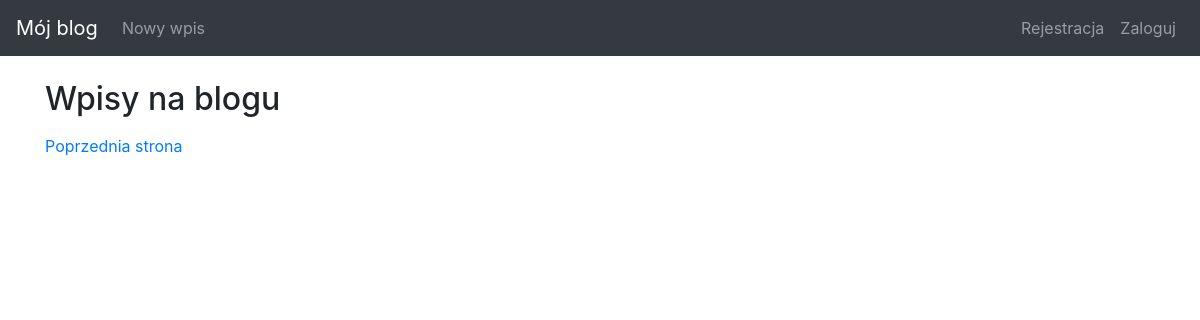
The app's page /page/6, older data.
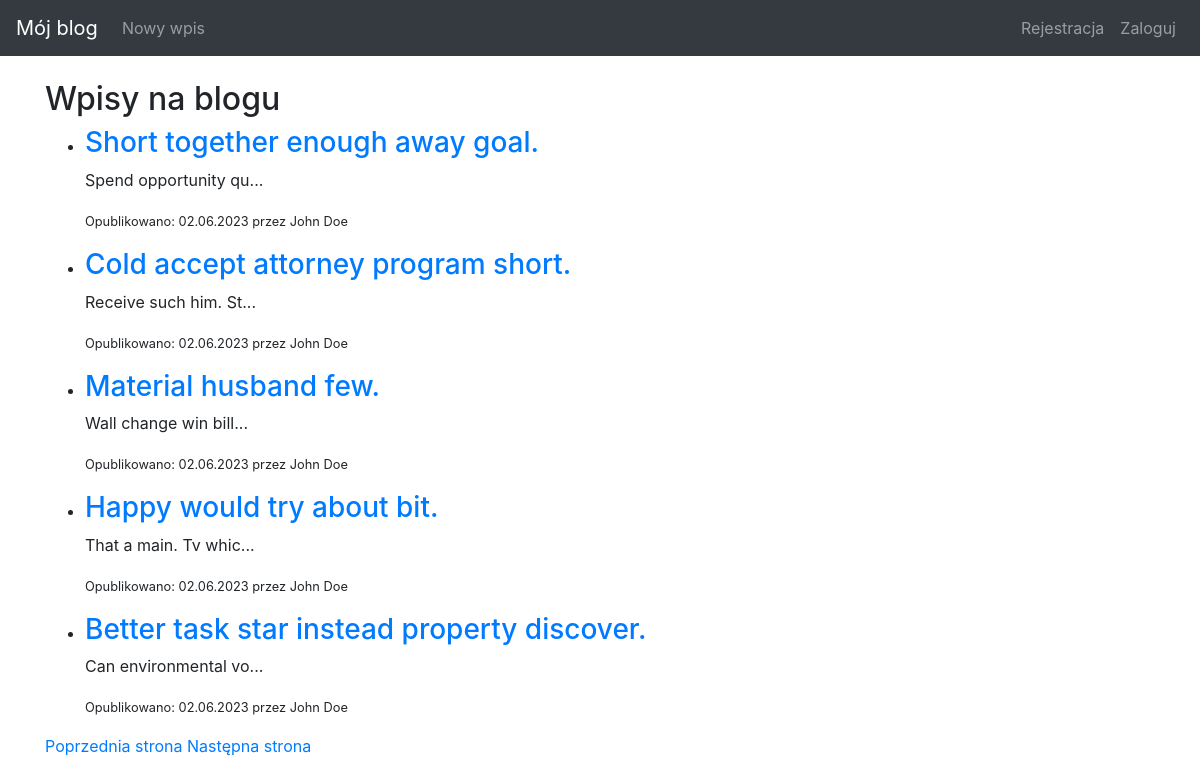
The same page, newer data.
### blog/models.py (models this page shows, shortened)
class Entry(db.Model):
    id = db.Column(db.Integer, primary_key=True)
    title = db.Column(db.String(80), nullable=False)
    body = db.Column(db.Text, nullable=False)
    pub_date = db.Column(db.DateTime, nullable=False, default=datetime.datetime.utcnow)
    is_published = db.Column(db.Boolean, default=False)
    user_id = db.Column(db.Integer, db.ForeignKey('user.id'))
    author = db.relationship('User', backref='posts')
    def get_absolute_url(self):
        return url_for('entry_detail', entry_id=self.id)

class User(UserMixin, db.Model):
    id = db.Column(db.Integer, primary_key=True)
    name = db.Column(db.String(50), nullable=False)
    email = db.Column(db.String(120), unique=True, nullable=False)
    password_hash = db.Column(db.String(128))
    reset_password_token = db.Column(db.String(128))

### blog/routes.py (the view)
@app.route('/', defaults={'page': 1})
@app.route('/page/<int:page>')
def index(page):
    PER_PAGE = 5
    entries = Entry.query.order_by(Entry.pub_date.desc()).paginate(page=page, per_page=PER_PAGE, error_out=False)
    return render_template('entries.html', entries=entries)

### blog/templates/entries.html
{% extends "base.html" %}
{% block content %}
<h2>Wpisy na blogu</h2>
<ul>
{% for entry in entries.items %}
    <li>
        {% if entry.is_published %}
            <h3><a href="{{ entry.get_absolute_url() }}">{{ entry.title }}</a></h3>
            <p>{{ entry.body[:20] }}{% if entry.body|length > 20 %}...{% endif %}</p>
            <p><small>Opublikowano: {{ entry.pub_date.strftime('%d.%m.%Y') }} przez {{ entry.author.name }}</small></p>
            {% else %}
            <h3><a href="{{ entry.get_absolute_url() }}">{{ entry.title }}</a></h3>
            <p><small>Wpis czeka na publikację</small></p>
            {% endif %}
    </li>
{% endfor %}
</ul>
<div>
{% if entries.has_prev %}
    <a href="{{ url_for('index', page=entries.prev_num) }}">Poprzednia strona</a>
{% endif %}
{% if entries.has_next %}
    <a href="{{ url_for('index', page=entries.next_num) }}">Następna strona</a>
{% endif %}
</div>
{% endblock %}

Row changes from the older to the newer data that the page shows:
added Entry: title "Short together enough away goal.", body "Spend opportunity qu", pub_date "02.06.2023", author.name "John Doe"
added Entry: title "Cold accept attorney program short.", body "Receive such him. St", pub_date "02.06.2023", author.name "John Doe"
added Entry: title "Material husband few.", body "Wall change win bill", pub_date "02.06.2023", author.name "John Doe"
added Entry: title "Happy would try about bit.", body "That a main. Tv whic", pub_date "02.06.2023", author.name "John Doe"
added Entry: title "Better task star instead property discover.", body "Can environmental vo", pub_date "02.06.2023", author.name "John Doe"
Text that changed along with them:
text now shown: "Następna strona"
